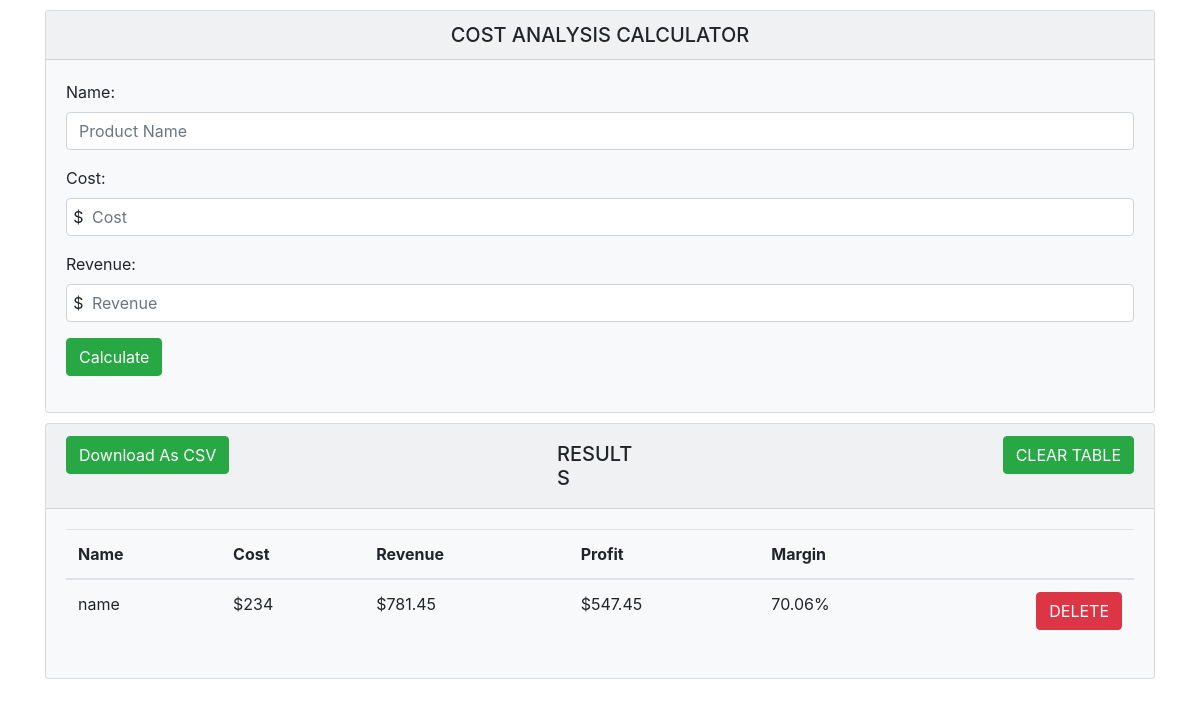
The app's page /, older data.
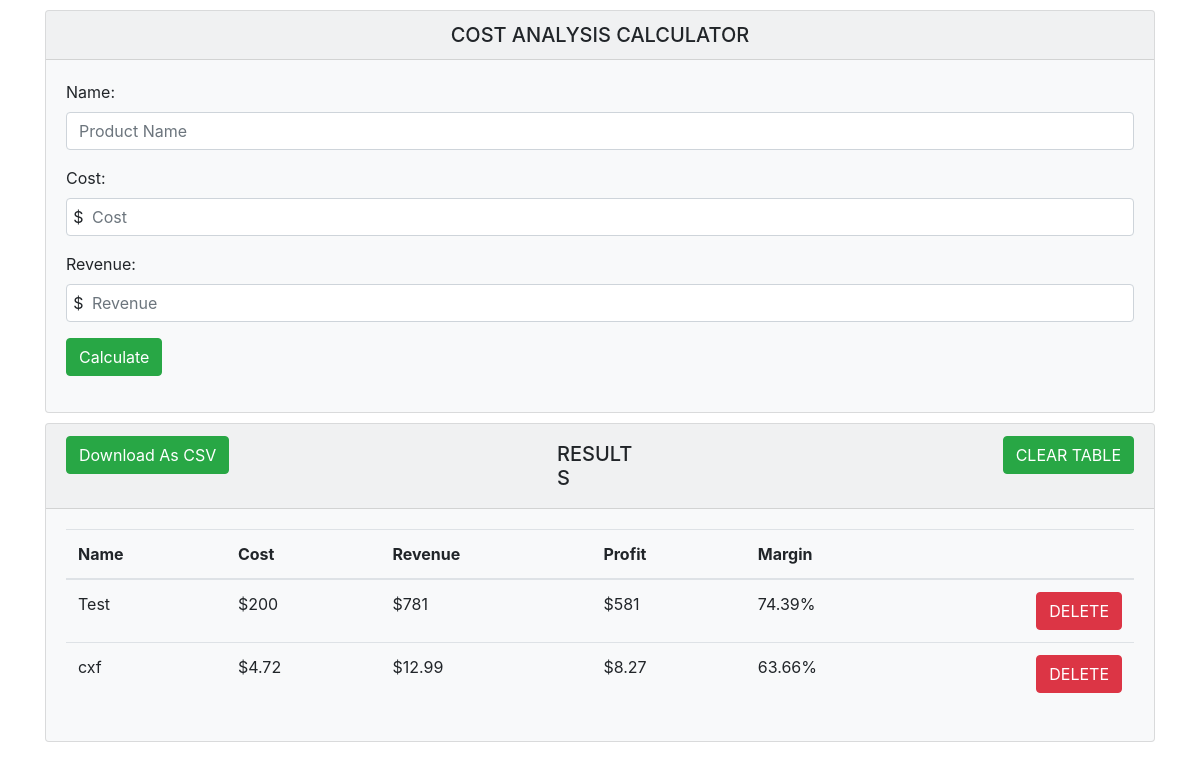
The same page, newer data.
### tables this page shows
CREATE TABLE calc (
				id INTEGER PRIMARY KEY,
				product TEXT,
				cost INTEGER,
				revenue INTEGER,
				profit INTEGER,
				margin INTEGER);

### app.py (the view, shortened to what this page needs)
@app.route('/', methods=["GET", "POST"])
def home():
	conn = sqlite3.connect('calculations.db')
	c = conn.cursor()
	c.execute("""CREATE TABLE IF NOT EXISTS calc (
				id INTEGER PRIMARY KEY,
				product TEXT,
				cost INTEGER,
				revenue INTEGER,
				profit INTEGER,
				margin INTEGER)""")
	c.execute("SELECT * FROM calc")
	items = c.fetchall()
	for item in items:
		print(item)
	conn.commit()
	conn.close()
	return render_template('index.html', items=items)

### templates/index.html (shortened to what this page needs)
{% extends 'base.html' %}
{% block body %}
<div class="container">
	<div class="row">
		<div class="col">
			<div class='card bg-light'>
				<div class='card-header text-center'>
					<h5>COST ANALYSIS CALCULATOR</h5>
				</div>
				<div class="card-body">
					<form action='/' method="post">
						<div class="form-group">
							<label for="Number One">Name:</label>
							<input class="form-control" type="text" ondrop="return false;"placeholder="Product Name" name="product" autocomplete="off" required>
						</div>
						<div class="form-group">
							<label for="Number One">Cost:</label>
							<div class="input-icon">
								<input class="form-control" type="text" ondrop="return false;" onkeypress="return event.charCode>=46 && event.charCode<=57" placeholder="Cost" name="cost" autocomplete="off" required>
								<i>$</i>
							</div>
						</div>
						<div class="form-group">
							<label for="Number Two">Revenue:</label>
							<div class="input-icon">
								<input class="form-control" type="text" ondrop="return false;" onkeypress="return event.charCode>=46 && event.charCode<=57" placeholder="Revenue" name="revenue" autocomplete="off" required>
								<i>$</i>
							</div>
						</div>
						<div class="form-group">
							<input class='btn btn-success' type="submit" value="Calculate" name="submit">
						</div>
					</form>
				</div>
			</div>
		</div>
	</div>
	<div class="row">
		<div class="col">
			<div class='card bg-light'>
				<div class='card-header'>
					<a class='btn btn-success' id="downloadBtn" href="/data" download="margins.csv">Download As CSV</a>
					<a class='btn btn-success' id="clearTable" href="/clear">CLEAR TABLE</a>
					<h5 id="results">RESULTS</h5>
				</div>
				<div class="card-body">
					<div class="table-responsive-lg">
						<table class="table">
							<thead>
								<tr>
									<th scope="col">Name</th>
									<th scope="col">Cost</th>
									<th scope="col">Revenue</th>
									<th scope="col">Profit</th>
									<th scope="col">Margin</th>
								</tr>
							</thead>
							<tbody>
								{% for item in items %}
								<tr>
									<td>{{ item[1] }}</td>
									<td>${{ item[2] }}</td>
									<td>${{ item[3] }}</td>
									<td>${{ item[4] }}</td>
									<td>{{ item[5] }}%
										<a href="/delete?id={{ item[0] }}" class="btn btn-danger rightAligned" value="Delete">DELETE</a>
									</td>
								</tr>
								{% endfor %}
							</tbody>
						</table>
					</div>
				</div>
			</div>
		</div>
	</div>
</div>
{% endblock %}

### templates/base.html (shortened to what this page needs)
<!DOCTYPE html>
<html>
<head>
	<link rel="stylesheet" href="https://stackpath.bootstrapcdn.com/bootstrap/4.3.1/css/bootstrap.min.css">
	<link rel="stylesheet" type="text/css" href="/static/style.css">
</head>
<body>
	{% block body %}{% endblock %}
</body>
</html>

### static/style.css (style rules this page uses)
h5 { margin: 0; }
.row { margin-top: 10px; }
.rightAligned { float: right!important; }
#results { margin: 6px auto; width: 86px; }
#downloadBtn { float: left; }
#clearTable { float: right; }
.input-icon { position: relative; }
.input-icon > i { position: absolute; display: block; transform: translate(0, -50%); top: 50%; pointer-events: none; width: 25px; text-align: center; font-style: normal; }
.input-icon > input { padding-left: 25px; padding-right: 0; }

Row changes from the older to the newer data that the page shows:
changed calc: product "name" → "Test"; cost "234" → "200"; revenue "781.45" → "781"; profit "547.45" → "581"; margin "70.06" → "74.39"
added calc: product "cxf", cost "4.72", revenue "12.99", profit "8.27", margin "63.66"
